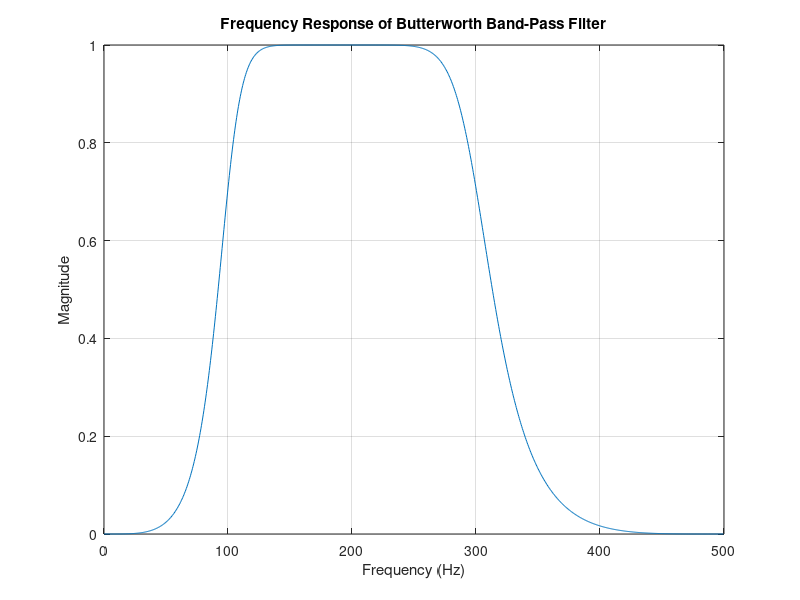
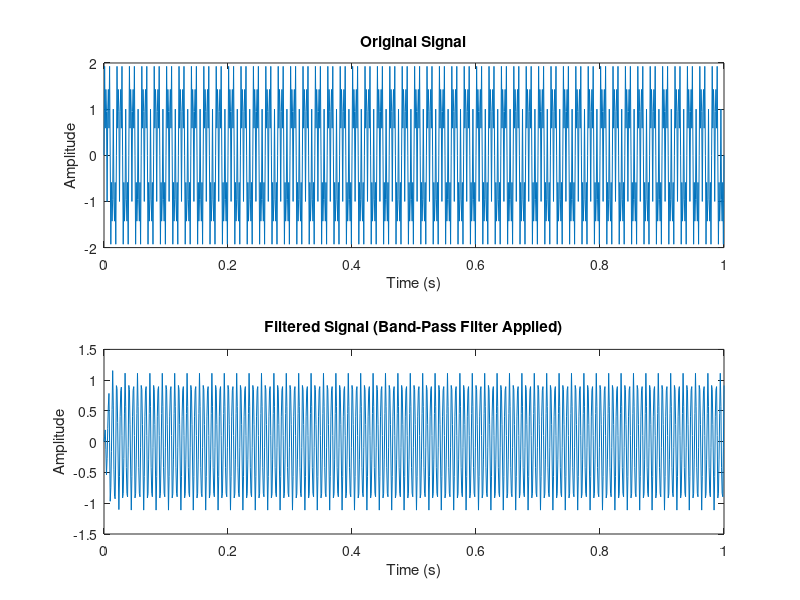

Here is the MATLAB script that generated these plots, in order:


Fs = 1000;     
Fc1 = 100;    
Fc2 = 300;      
N = 4;         


Wn = [Fc1, Fc2] / (Fs / 2); 
[b, a] = butter(N, Wn, 'bandpass');


[H, f] = freqz(b, a, 1024, Fs);


figure;
plot(f, abs(H));
title('Frequency Response of Butterworth Band-Pass Filter');
xlabel('Frequency (Hz)');
ylabel('Magnitude');
grid on;


t = 0:1/Fs:1;                        
signal = sin(2*pi*50*t) + sin(2*pi*150*t) + sin(2*pi*350*t);  

filtered_signal = filter(b, a, signal);


figure;
subplot(2,1,1);
plot(t, signal);
title('Original Signal');
xlabel('Time (s)');
ylabel('Amplitude');

subplot(2,1,2);
plot(t, filtered_signal);
title('Filtered Signal (Band-Pass Filter Applied)');
xlabel('Time (s)');
ylabel('Amplitude');
